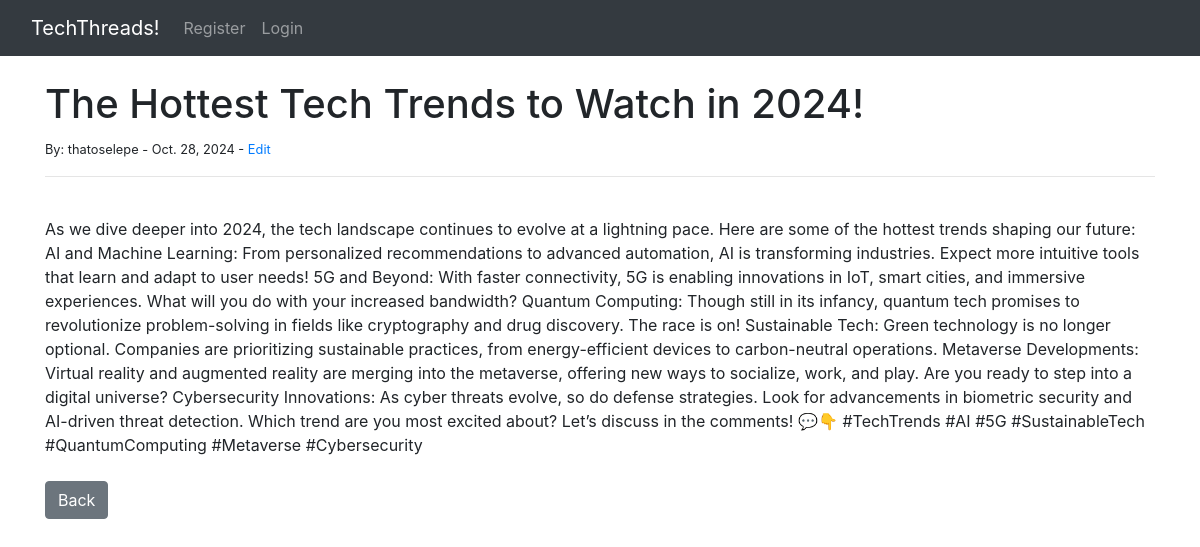
/articles/1, run on the app's committed database.
### myblog/models.py (models this page shows, shortened)
class Post(models.Model):
    title = models.CharField(max_length=150)
    title_tag = models.CharField(max_length=150)
    author = models.ForeignKey(User, on_delete=models.CASCADE)
    body = models.TextField()
    post_date = models.DateField(auto_now_add= True)

### myblog/views.py (the view)
# urls.py: path('articles/<int:pk>', ArticlesDetailView.as_view(), name= 'articles_detail'),
class ArticlesDetailView(DetailView):
    model = Post
    template_name = 'articles_details.html'

### myblog/templates/articles_details.html (shortened to what this page needs)
{% extends "base.html" %}
{% block content %}
<h1>{{ post.title }}</h1>
<small>By: {{ post.author}} - {{ post.post_date }} -
     <a href= "{% url 'update_post' post.pk %}">Edit</a></small><br/>
<hr>
<br/>
{{ post.body }}
<br/><br/>
<a href="{% url 'home' %}" class="btn btn-secondary">Back</a>
{% endblock  %}

### data on the page
Post: title "The Hottest Tech Trends to Watch in 2024!", author "thatoselepe", post_date "Oct. 28, 2024", body "As we dive deeper into 2024, the tech landscape continues to evolve at a lightning pace. Here are some of the hottest trends shaping our future: AI and Machine Learning: From personalized recommendations to advanced automation, AI is transforming industries. Expect more intuitive tools that learn and adapt to user needs! 5G and Beyond: With faster connectivity, 5G is enabling innovations in IoT, smart cities, and immersive experiences. What will you do with your increased bandwidth? Quantum Computing: Though still in its infancy, quantum tech promises to revolutionize problem-solving in fields like cryptography and drug discovery. The race is on! Sustainable Tech: Green technology is no…"
